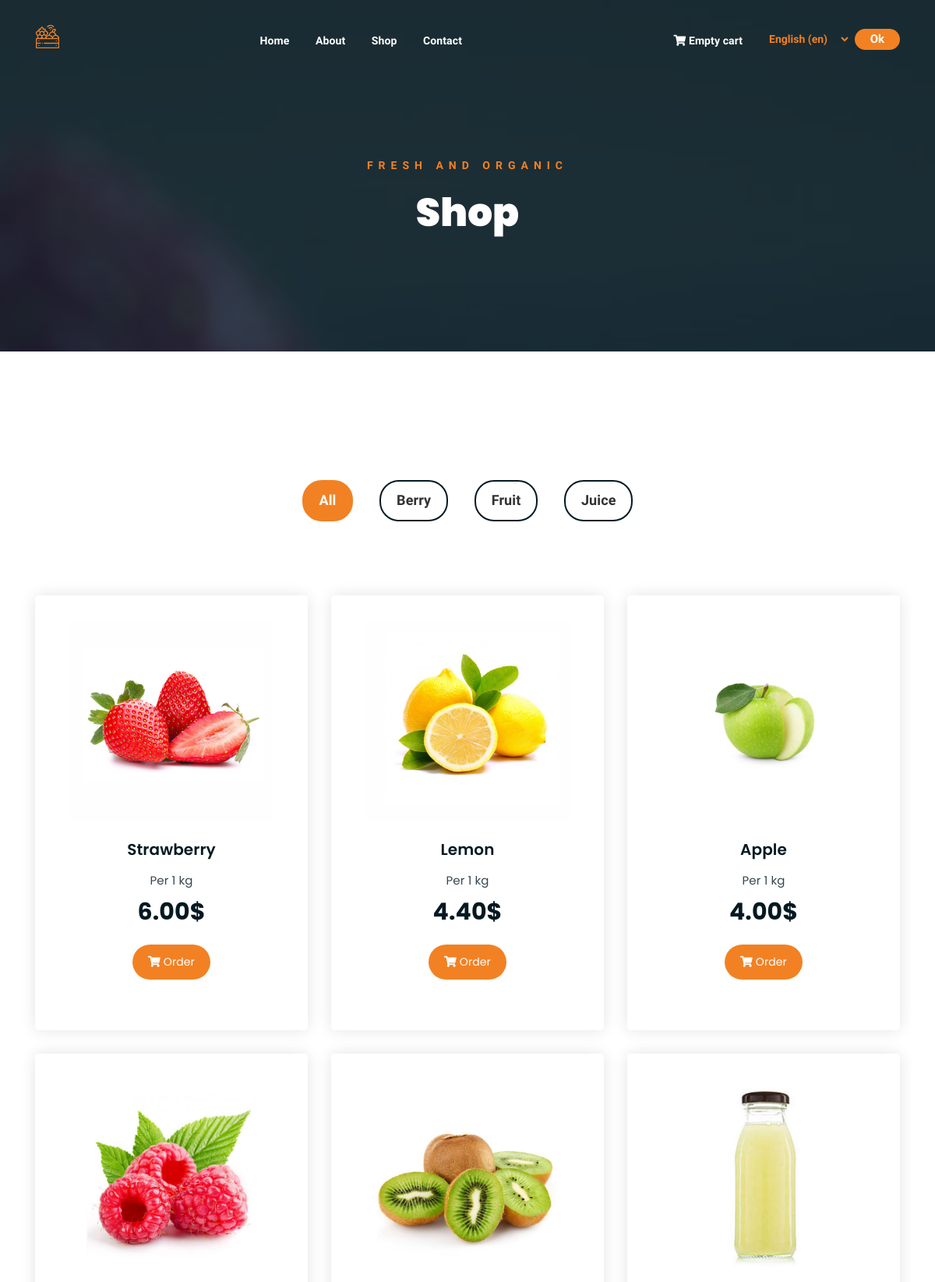
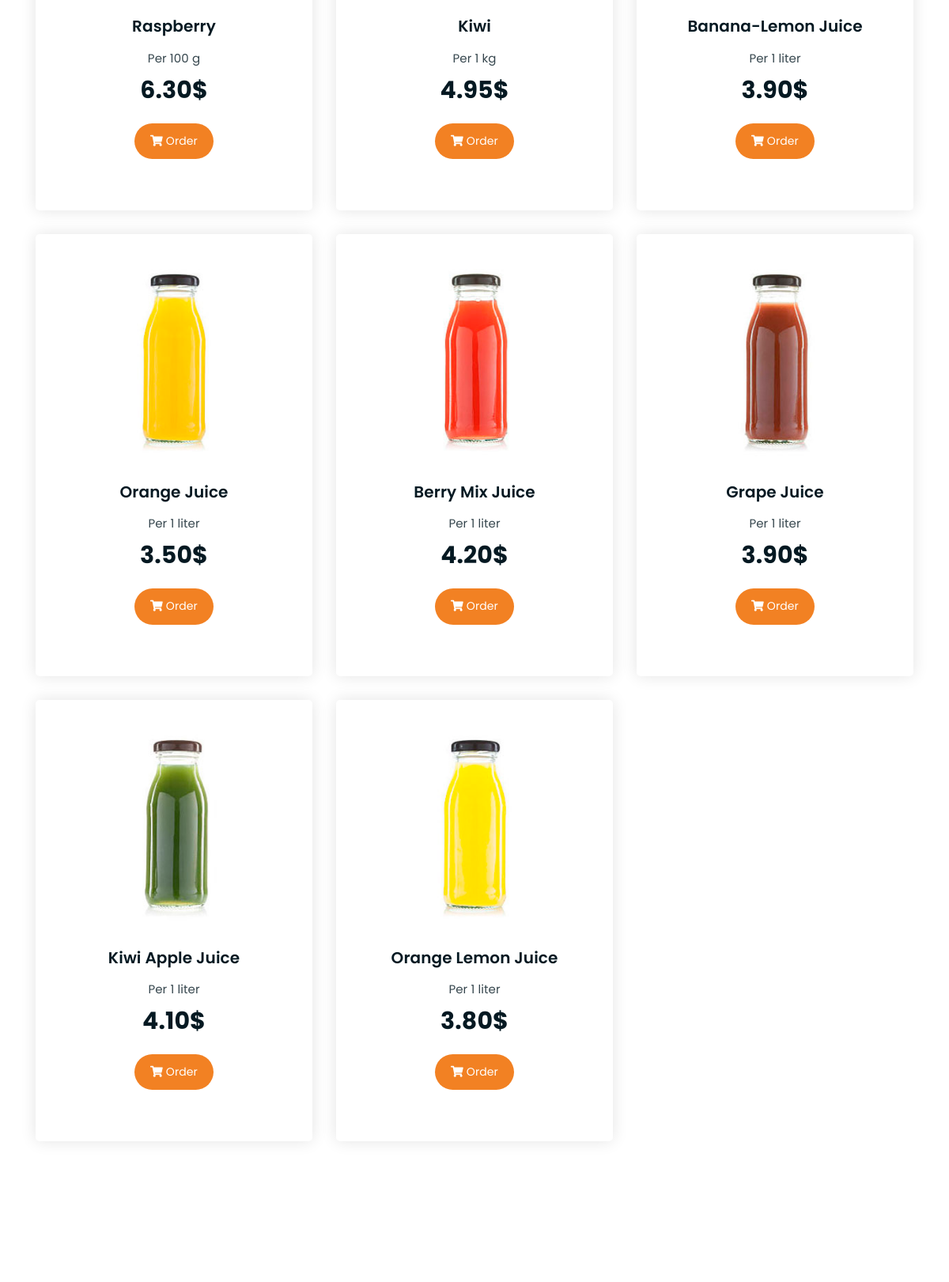
Page /shop (upper part) on the committed database (2 pictures, top to bottom).
### main/models.py (models this page shows, shortened)
class Info(models.Model):
    def get_file_name(self, filename: str) -> str:
        ext_file = filename.strip().split('.')[-1]
        new_filename = f'{uuid.uuid4()}.{ext_file}'
        return os.path.join('main', new_filename)
    brand_name = models.CharField(max_length=50, db_index=True)
    brand_logo = models.ImageField(upload_to=get_file_name)
    main_title_line_1 = models.CharField(max_length=200, db_index=True)
    main_title_line_2 = models.CharField(max_length=200, db_index=True)
    about_title_line_1 = models.CharField(max_length=200, db_index=True)
    about_title_line_2 = models.CharField(max_length=200, db_index=True)
    contact_title_line_1 = models.CharField(max_length=200, db_index=True)
    contact_title_line_2 = models.CharField(max_length=200, db_index=True)
    shop_title_line_1 = models.CharField(max_length=200, db_index=True)
    shop_title_line_2 = models.CharField(max_length=200, db_index=True)
    our_team_title = models.TextField(max_length=200)
    related_prod_title = models.TextField(max_length=200)
    class Meta:
        verbose_name_plural = 'Main information'

class Category(models.Model):
    name = models.CharField(max_length=50, unique=True)
    is_visible = models.BooleanField(default=True)
    position = models.SmallIntegerField(unique=True)
    class Meta:
        ordering = ('position',)
        verbose_name_plural = ('Categories')

class Product(models.Model):
    def get_file_name(self, filename: str) -> str:
        ext_file = filename.strip().split('.')[-1]
        new_filename = f'{uuid.uuid4()}.{ext_file}'
        return os.path.join('products', new_filename)
    slug = models.SlugField(max_length=200, db_index=True)
    name = models.CharField(max_length=50, unique=True)
    description = RichTextField(max_length=500)
    position = models.SmallIntegerField()
    is_visible = models.BooleanField(default=True)
    photo = models.ImageField(upload_to=get_file_name)
    category = models.ForeignKey(Category, on_delete=models.CASCADE)
    price = models.DecimalField(max_digits=8, decimal_places=2)
    unit = models.CharField(max_length=50)
    class Meta:
        ordering = ('position',)
        verbose_name_plural = ('Products')
        index_together = (('id', 'slug'),)

### main/views.py (the view)
# urls.py: path('shop', views.shop, name='shop'),
def shop(request):
    info = Info.objects.first()
    partners = Partners.objects.filter(is_visible=True)
    contacts = Contacts.objects.first()
    categories = Category.objects.filter(is_visible=True)
    products = Product.objects.filter(is_visible=True)
    data = {
        'info': info,
        'partners': partners,
        'contacts': contacts,
        'categories': categories,
        'products': products,
    }
    return render(request, 'main/shop.html', context=data)

### cart/cart.py (called while the page is built)
    def __len__(self):
        return sum(item['quantity'] for item in self.cart.values())

### cart/context_processors.py (called while the page is built)
def cart(request):
    return {'cart': Cart(request)}

### main/templates/main/shop.html
{% extends 'index.html' %}
{% load i18n %}
{% block content %}
	<div class="breadcrumb-section breadcrumb-bg">
		<div class="container">
			<div class="row">
				<div class="col-lg-8 offset-lg-2 text-center">
					<div class="breadcrumb-text">
						<p>{{ info.shop_title_line_1 }}</p>
						<h1>{{ info.shop_title_line_2 }}</h1>
					</div>
				</div>
			</div>
		</div>
	</div>
	<div class="product-section mt-150 mb-150">
		<div class="container">
			<div class="row">
                <div class="col-md-12">
                    <div class="product-filters">
                        <ul>
                            <li class="active" data-filter="*">{% trans "All" %}</li>
                            {% for category in categories %}
                            <li data-filter=".filter-{{ category.name }}">{{ category.name }}</li>
                            {% endfor %}
                        </ul>
                    </div>
                </div>
            </div>
			<div class="row product-lists">
                {% for product in products %}
				<div class="col-lg-4 col-md-6 text-center filter-{{ product.category.name }}">
					<div class="single-product-item">
						<div class="product-image">
							<a href={{ product.slug }}><img src={{ product.photo.url }} alt="photo"></a>
						</div>
						<h3>{{ product.name }}</h3>
						<p class="product-price"><span>{% trans "Per" %} {{ product.unit }}</span> {{ product.price }}$ </p>
						<a href={{ product.slug }} class="cart-btn"><i class="fas fa-shopping-cart"></i> {% trans "Order" %} </a>
					</div>
				</div>
				{% endfor %}
			</div>
		</div>
	</div>
{% endblock %}

### templates/index.html (shortened to what this page needs)
{% load static %}
{% load i18n %}
<!DOCTYPE html>
<html lang="en">
<head>
	<link rel="stylesheet" href={% static "assets/css/all.min.css" %}>
	<link rel="stylesheet" href={% static "assets/bootstrap/css/bootstrap.min.css" %}>
	<link rel="stylesheet" href={% static "assets/css/owl.carousel.css" %}>
	<link rel="stylesheet" href={% static "assets/css/magnific-popup.css" %}>
	<link rel="stylesheet" href={% static "assets/css/animate.css" %}>
	<link rel="stylesheet" href={% static "assets/css/meanmenu.min.css" %}>
	<link rel="stylesheet" href={% static "assets/css/main.css" %}>
	<link rel="stylesheet" href={% static "assets/css/responsive.css" %}>
</head>
<body>
	<div class="top-header-area" id="sticker">
		<div class="container">
			<div class="row">
				<div class="col-lg-12 col-sm-12 text-center">
					<div class="main-menu-wrap">
						<div class="site-logo">
							<a href="/">
								<img src={{ info.brand_logo.url }} alt="logo">
							</a>
						</div>
						<nav class="main-menu">
							<ul>
								<li><a href="/">{% trans 'Home' %}</a></li>
								<li><a href="/about">{% trans 'About' %}</a></li>
								<li><a href="/shop">{% trans 'Shop' %}</a></li>
								<li><a href="/contact">{% trans 'Contact' %}</a></li>
								<li>
									<div class="header-icons">
										<a class="shopping-cart" href="/cart"><i class="fas fa-shopping-cart"></i>
                                            {% with total_items=cart|length %}
                                            {% if cart|length > 0 %}
                                            {% trans "In cart:" %} {% trans "products for" %} {{ cart.get_total_price }} USD
                                            {% else %}
                                            {% trans "Empty cart" %}
                                            {% endif %}
                                            {% endwith %}
                                        </a>
                                        <form action="{% url 'set_language' %}" method="post">
                                            <select name="language">
                                                {% get_current_language as LANGUAGE_CODE %}
                                                {% get_available_languages as LANGUAGES %}
                                                {% get_language_info_list for LANGUAGES as languages %}
                                                {% for language in languages %}
                                                    <option value="{{ language.code }}"{% if language.code == LANGUAGE_CODE %}
                                                        selected{% endif %}>
                                                    {{ language.name_local }} ({{ language.code }})
                                                    </option>
                                                {% endfor %}
                                            </select>
                                            <input class="trans-btn" type="submit" value="{% trans 'Ok' %}">
                                        </form>
                                    </div>
								</li>
							</ul>
						</nav>
					</div>
				</div>
			</div>
		</div>
	</div>
    {% block content %}
    {% endblock %}
</body>
</html>

### rows in the picture
Info: brand_logo (picture), shop_title_line_1 "FRESH AND ORGANIC", shop_title_line_2 "Shop"
Category: name "Berry"
Category: name "Fruit"
Category: name "Juice"
Product: photo (picture), name "Strawberry", unit "1 kg", price "6.00"
Product: photo (picture), name "Lemon", unit "1 kg", price "4.40"
Product: photo (picture), name "Apple", unit "1 kg", price "4.00"
Product: photo (picture), name "Raspberry", unit "100 g", price "6.30"
Product: photo (picture), name "Kiwi", unit "1 kg", price "4.95"
Product: photo (picture), name "Banana-Lemon Juice", unit "1 liter", price "3.90"
Product: photo (picture), name "Orange Juice", unit "1 liter", price "3.50"
Product: photo (picture), name "Berry Mix Juice", unit "1 liter", price "4.20"
Product: photo (picture), name "Grape Juice", unit "1 liter", price "3.90"
Product: photo (picture), name "Kiwi Apple Juice", unit "1 liter", price "4.10"
Product: photo (picture), name "Orange Lemon Juice", unit "1 liter", price "3.80"

### other values in the picture
form field language "English (en)"
